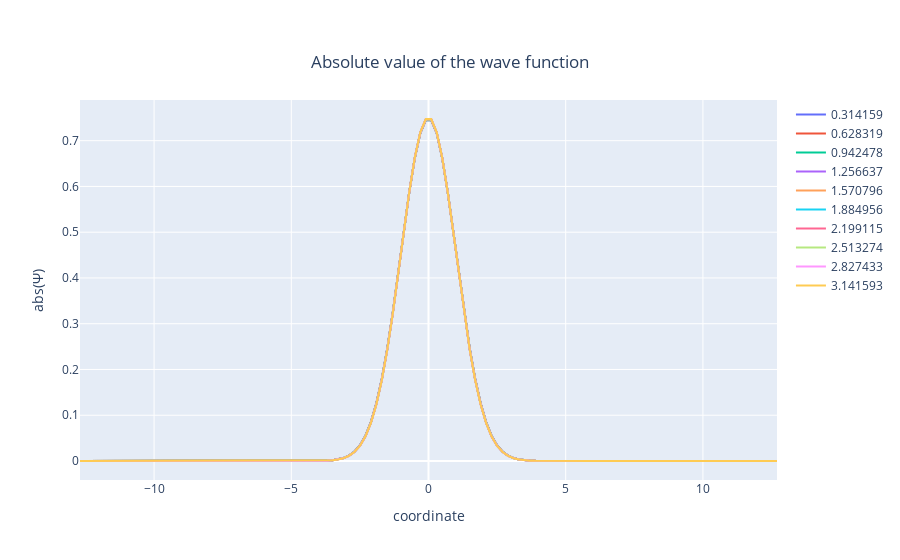
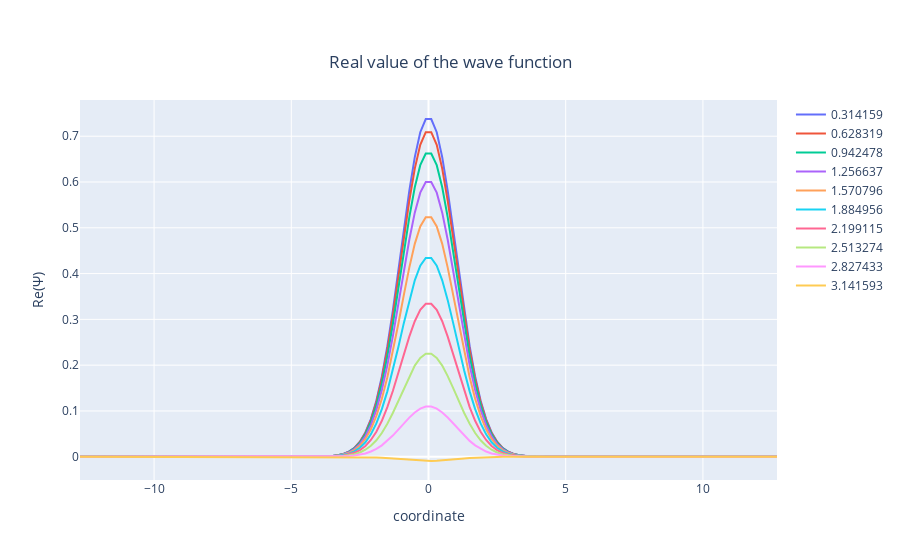
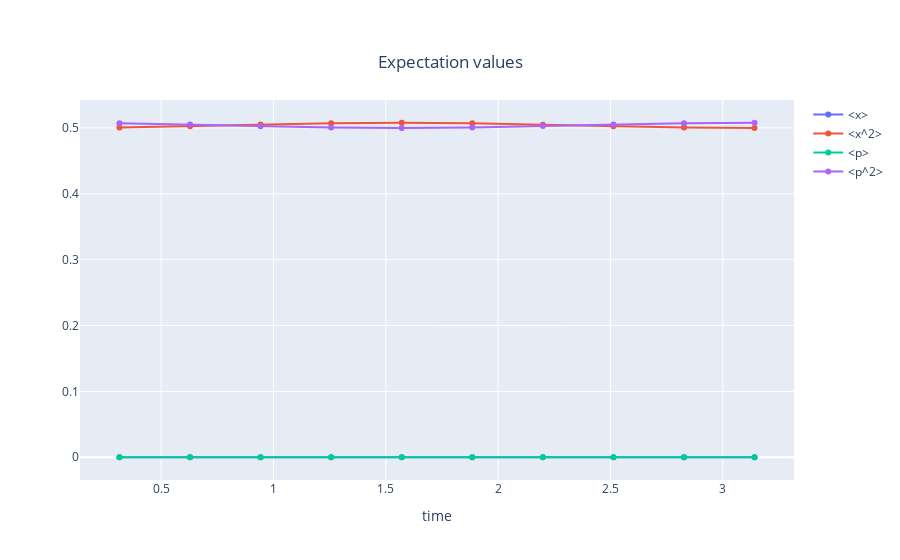

Notebook source saved alongside these figures, in order:
### Code cell
import pandas as pd
from plotly.offline import init_notebook_mode, iplot
from plotly.graph_objs import *

init_notebook_mode(connected=True)         # initiate notebook for offline plot

df = pd.read_csv("../output/fort.21", sep='\s+', header=None).values
dfr = pd.read_csv("../output/fort.22", sep='\s+', header=None).values
dfxp = pd.read_csv("../output/fort.23", sep='\s+', header=None).values


n = 128                                    # number of coordinate steps
nt = 10                                   # maximum number of time steps
mod = 1                                   # to show each mod-th time point if needed 
trace = []
xf = []
yf = []
tf = []
for l in range(nt): 
    if not l%mod:
        xf.append(df[l*n:(l + 1)*n, 1])
        yf.append(df[l*n:(l + 1)*n, 2])
        tf.append(df[l*n:l*n + 1, 0])

for l in range(len(xf)):
    trace.append(Scatter(x = xf[l],y = yf[l],name = str(tf[l]).strip('[]')))
    
data = Data(trace)
fig = Figure(data)

fig.update_layout(
    title={
        'text': "Absolute value of the wave function",
        'y':0.9,
        'x':0.5,
        'xanchor': 'center',
        'yanchor': 'top'
    },
    xaxis_title={
        'text': 'coordinate'
    },
    yaxis_title={
        'text': 'abs(Ψ)'
    }
)

iplot(fig)               # use plotly.offline.iplot for offline plot
#iplot(fig, image='svg', filename='fig_abs_wf', image_width=1280, image_height=780)

tracer = []
xfr = []
yfr = []
tfr = []
for l in range(nt): 
    if not l%mod:
        xfr.append(dfr[l*n:(l + 1)*n, 1])
        yfr.append(dfr[l*n:(l + 1)*n, 2])
        tfr.append(dfr[l*n:l*n + 1, 0])

for l in range(len(xfr)):
    tracer.append(Scatter(x = xfr[l],y = yfr[l],name = str(tfr[l]).strip('[]')))
    
datar = Data(tracer)
figr = Figure(datar)

figr.update_layout(
    title={
        'text': "Real value of the wave function",
        'y':0.9,
        'x':0.5,
        'xanchor': 'center',
        'yanchor': 'top'
    },
    xaxis_title={
        'text': 'coordinate'
    },
    yaxis_title={
        'text': 'Re(Ψ)'
    }
)
iplot(figr)    # use plotly.offline.iplot for offline plot
#iplot(figr, image='svg', filename='fig_real_wf', image_width=1280, image_height=780)

tracem = []

namem = ["<x>", "<x^2>", "<p>", "<p^2>"]
    
for l in range(1,5):
    tracem.append(Scatter(x = dfxp[:, 0],y = dfxp[:, l],name = namem[l-1]))
    
datam = Data(tracem)
figm = Figure(datam)

figm.update_layout(
    title={
        'text': "Expectation values",
        'y':0.9,
        'x':0.5,
        'xanchor': 'center',
        'yanchor': 'top'
    },
    xaxis_title={
        'text': 'time'
    },
    yaxis_title={
        'text': '<A>'
    }
)

iplot(figm)    # use plotly.offline.iplot for offline plot
#iplot(figm, image='svg', filename='fig_real_m', image_width=1280, image_height=780)
